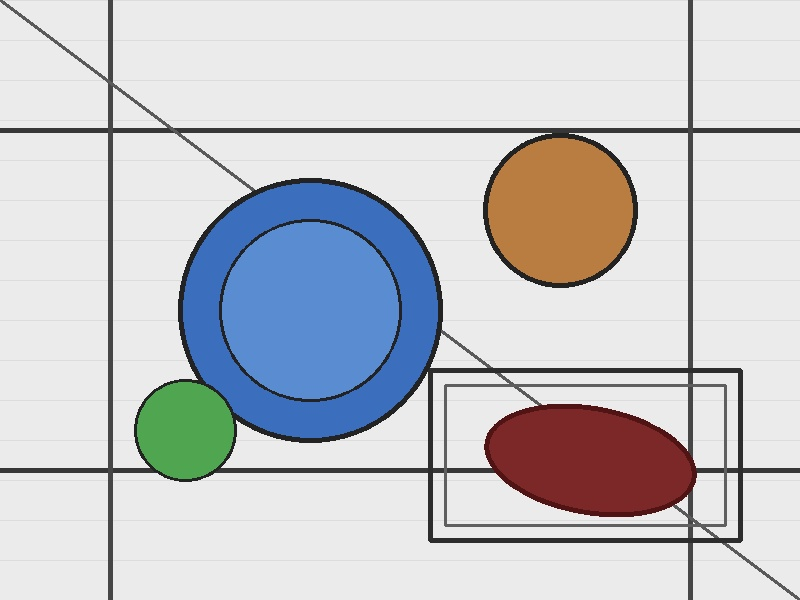
#> input picture images/original/photo.jpg, 800 x 600 px, found by its file name
$ python task2_corner_detection.py
#> lines starting #> are read from the running program, lines starting #| are printed output that depends on the picture; after the words box and inside, x2 and y2 are one past the last pixel; in counts of white or black regions, pixels touching at a corner belong together
"""
Task 2 – Corner Detection
=========================
Two methods compared:
  1. Harris Corner Detector  – classic eigenvalue-based corner response
  2. Shi-Tomasi              – improved corner score (min eigenvalue)

Run from the project root:
    python src/task2_corner_detection.py
Outputs saved to:  images/corners/
"""

import cv2
import numpy as np
import os

SRC    = "images/original/photo.jpg"
OUTDIR = "images/corners"
os.makedirs(OUTDIR, exist_ok=True)

img  = cv2.imread(SRC)
#> img is the input picture: shape (600, 800, 3); mean B, G, R 204, 199.8, 198.5
assert img is not None, f"Cannot read {SRC}"
gray       = cv2.cvtColor(img, cv2.COLOR_BGR2GRAY)
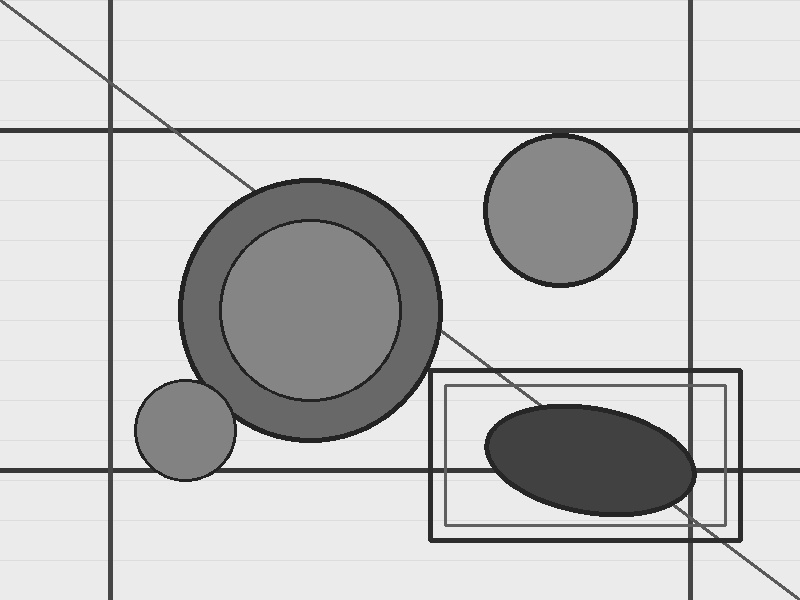
#> gray: shape (600, 800); min 27, max 244, mean 199.9
gray_f32   = np.float32(gray)

# ── 1. Harris Corner Detector ─────────────────────────────────────────────────
# cornerHarris computes:
#   R = det(M) − k · trace(M)²     where M is the structure tensor
# R > 0  →  corner  |  R < 0  →  edge  |  |R| ≈ 0  →  flat
harris_resp = cv2.cornerHarris(
    gray_f32,
    blockSize=4,     # size of neighbourhood for M computation
    ksize=3,         # Sobel aperture size
    k=0.04           # Harris free parameter (empirical range 0.04–0.06)
)
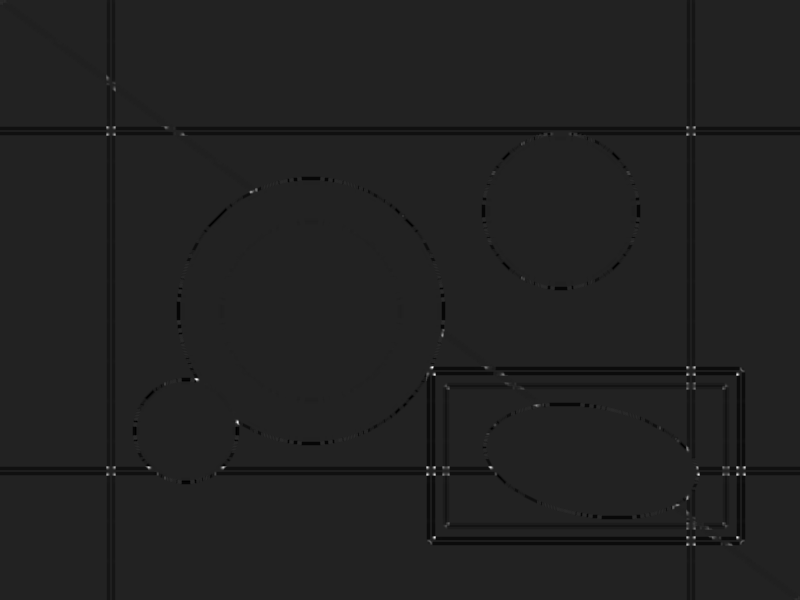
#> harris_resp: shape (600, 800) float32; min -20035212, max 129289504, mean -501249.8; drawn with min black and max white

# Dilate response to make local maxima more visible
harris_resp = cv2.dilate(harris_resp, None)

harris_out = img.copy()
# Threshold: keep pixels whose response exceeds 1 % of global max
threshold = 0.01 * harris_resp.max()
#> threshold = 1292895
harris_out[harris_resp > threshold] = [0, 0, 255]   # red pixels
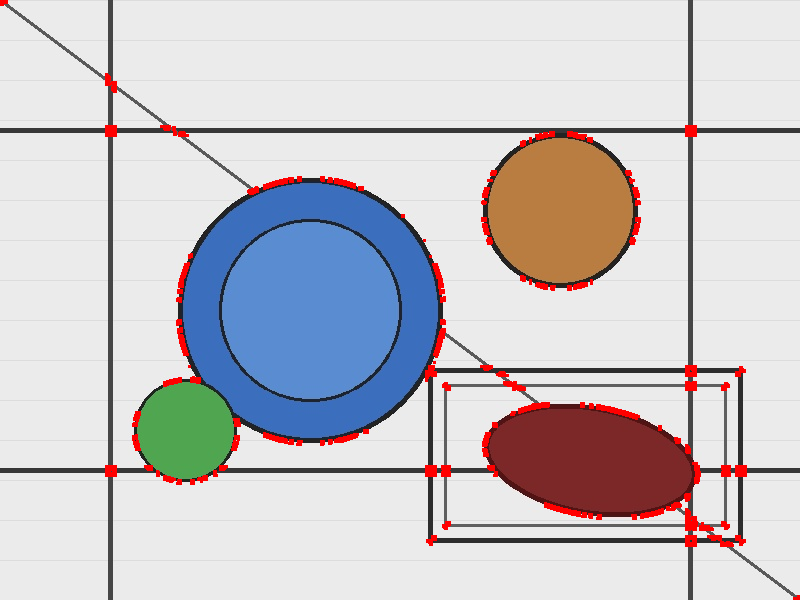
#> harris_out: shape (600, 800, 3); 1.82% of pixels changed, all inside (x1, y1, x2, y2) = (0, 0, 800, 600)

n_harris = int((harris_resp > threshold).sum())
#> n_harris = 8725
cv2.imwrite(f"{OUTDIR}/harris.jpg", harris_out)
print(f"[1/3] Saved {OUTDIR}/harris.jpg  ({n_harris} corner pixels)")
#| [1/3] Saved images/corners/harris.jpg  (8725 corner pixels)

# ── 2. Shi-Tomasi (Good Features To Track) ────────────────────────────────────
# Scores each candidate corner by its MINIMUM eigenvalue of M.
# More numerically stable than Harris; preferred for tracking pipelines.
corners = cv2.goodFeaturesToTrack(
    gray,
    maxCorners=120,     # return at most this many corners
    qualityLevel=0.01,  # fraction of best corner quality; lower = more corners
    minDistance=12,     # minimum pixel distance between returned corners
    blockSize=5
)
#> corners = 120 rows, first 8: [434, 374], [736, 374], [736, 536], [434, 536], [698, 474], [736, 466], [426, 474], [694, 366]

shi_out = img.copy()
n_shi = 0
if corners is not None:
    corners = np.intp(corners)
    n_shi   = len(corners)
#> n_shi = 120
    for c in corners:
        x, y = c.ravel()
        cv2.circle(shi_out, (x, y), 6, (0, 255, 0), 2)    # green ring
        cv2.circle(shi_out, (x, y), 2, (0, 255, 0), -1)   # green dot
#> this loop made 120 passes
#> (x, y) on passes 1 to 12: (434, 374), (736, 374), (736, 536), (434, 536), (698, 474), (736, 466), (426, 474), (694, 366), (694, 544), (114, 466), (694, 126), (106, 126)
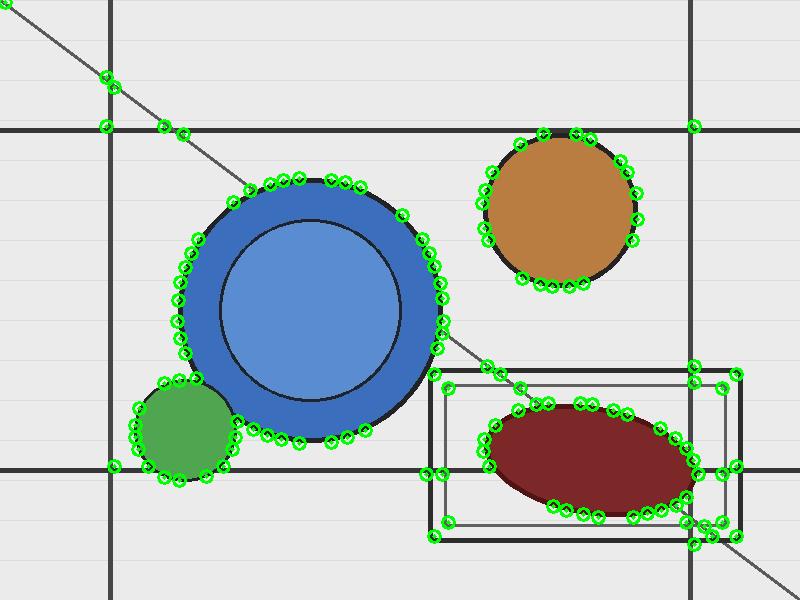
#> shi_out: shape (600, 800, 3); 3.08% of pixels changed, all inside (x1, y1, x2, y2) = (0, 0, 744, 552)

cv2.imwrite(f"{OUTDIR}/shi_tomasi.jpg", shi_out)
print(f"[2/3] Saved {OUTDIR}/shi_tomasi.jpg  ({n_shi} corners)")
#| [2/3] Saved images/corners/shi_tomasi.jpg  (120 corners)

# ── Comparison ────────────────────────────────────────────────────────────────
def label(bgr, text):
#> called with text = 'Harris'
    out = bgr.copy()
    cv2.putText(out, text, (10, 32), cv2.FONT_HERSHEY_SIMPLEX,
                0.85, (255, 255, 0), 2, cv2.LINE_AA)
    return out

comparison = np.hstack([label(harris_out, "Harris"), label(shi_out, "Shi-Tomasi")])
#> call 2 of label, with text = 'Shi-Tomasi'
#> in label (call 2), `cv2.putText(out, text, (10, 32), cv2.FONT_HERSHEY_SIMPLEX, 0.85, (255,..`:
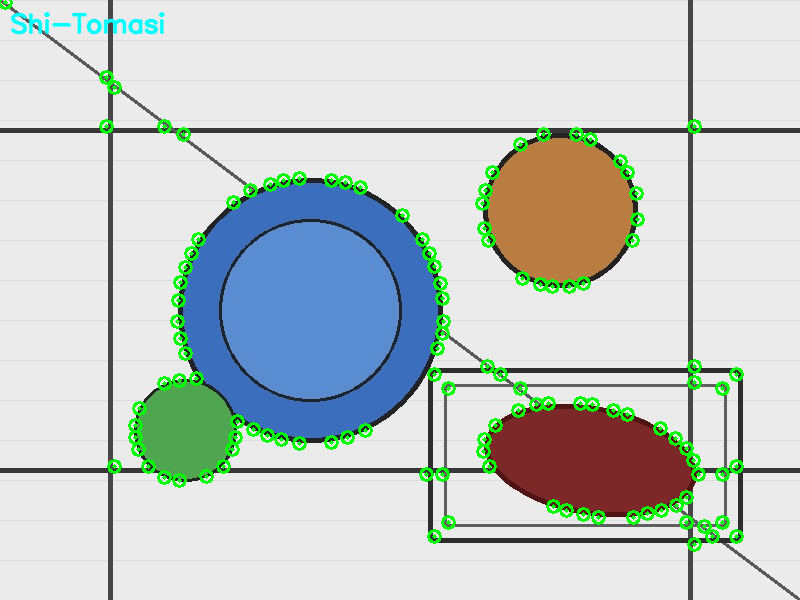
#> out: shape (600, 800, 3); mean B, G, R 199.7, 203.3, 193.4
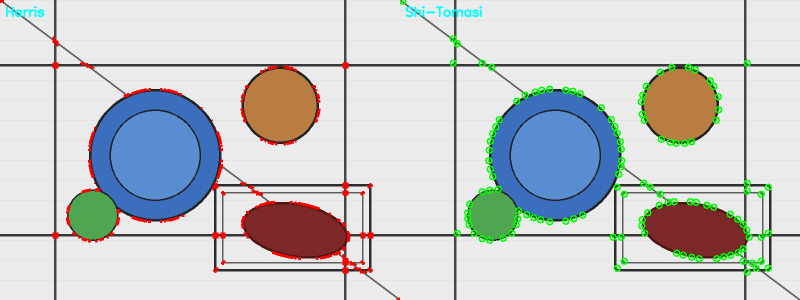
#> comparison: shape (600, 1600, 3) (shown at 1/2 size); mean B, G, R 200.7, 200.4, 196.9
cv2.imwrite(f"{OUTDIR}/comparison.jpg", comparison)
print(f"[3/3] Saved {OUTDIR}/comparison.jpg")

print("""
Harris vs Shi-Tomasi
--------------------
Harris  – sensitive but can flag many redundant pixels along a strong edge.
Shi-Tomasi – scores by minimum eigenvalue, so both eigenvalues must be large
             (true corner), giving cleaner, well-separated detections.
""")
